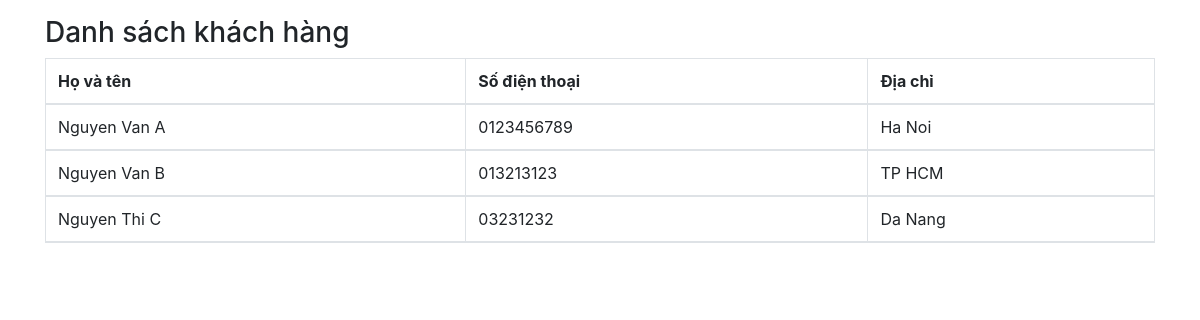
/list-customer, run on the app's committed database.
### app/models.py (models this page shows, shortened)
class Customer(models.Model):
    phone = models.CharField(max_length=20, unique=True)
    name = models.CharField(max_length=100)
    address = models.CharField(max_length=200, blank=True)

### app/views.py (the view)
# urls.py: path('list-customer', list_customer),
def list_customer(request):
    customer_list = Customer.objects.all()
    context = {'customer_list': customer_list}
    return render(request, 'list_customer.html', context)

### app/templates/list_customer.html (shortened to what this page needs)
<link rel="stylesheet" href="https://cdn.jsdelivr.net/npm/bootstrap@4.6.0/dist/css/bootstrap.min.css">
<div class="container mt-3">
    <h3>Danh sách khách hàng</h3>
    <table class="table table-bordered">
        <thead>
            <tr>
                <th>Họ và tên</th>
                <th>Số điện thoại</th>
                <th>Địa chỉ</th>
            </tr>
            {% for customer in customer_list %}
                <tr>
                    <td>{{ customer.name }}</td>
                    <td>{{ customer.phone  }}</td>
                    <td>{{ customer.address }}</td>
                </tr>
            {% endfor %}
        </thead>
    </table>
</div>

### data on the page
Customer: name "Nguyen Van A", phone "0123456789", address "Ha Noi"
Customer: name "Nguyen Van B", phone "013213123", address "TP HCM"
Customer: name "Nguyen Thi C", phone "03231232", address "Da Nang"
